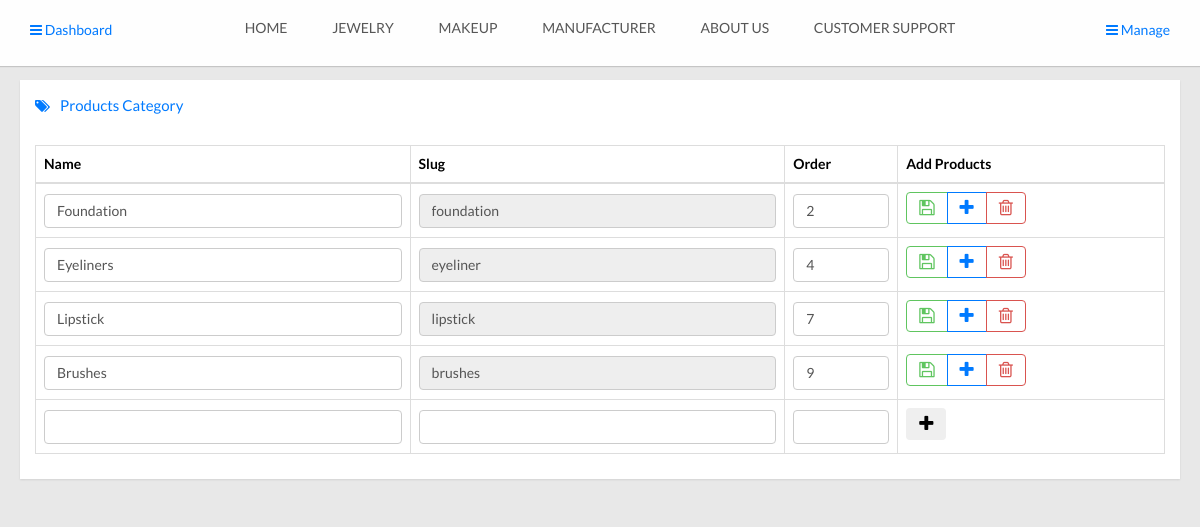
The page /admin757/makeup.php (signed in) on the database its author committed.
### tables this page shows
CREATE TABLE IF NOT EXISTS `pages` (
  `id` int(11) NOT NULL AUTO_INCREMENT,
  `name` text NOT NULL,
  `slug` varchar(90) NOT NULL,
  `metak` text,
  `metad` text,
  `cover` text,
  `post` text,
  `res` int(11) NOT NULL DEFAULT '0',
  `ordr` int(11) NOT NULL,
  PRIMARY KEY (`id`),
  UNIQUE KEY `slug` (`slug`)
);

CREATE TABLE IF NOT EXISTS `makeupcat` (
  `id` int(11) NOT NULL AUTO_INCREMENT,
  `name` text,
  `slug` varchar(40) DEFAULT NULL,
  `img` text,
  `desp` text,
  `feat` text,
  `ordr` int(11) DEFAULT NULL,
  PRIMARY KEY (`id`),
  UNIQUE KEY `slug` (`slug`)
);

### admin757/makeup.php (the view, shortened to what this page needs)
<html>
<head>
  <?php include('include/head.php') ?>
  <?php if(empty( $_GET['page_name'])) $link = 'Null' ?>
</head>
<body onload="showtoast()"  class="page-header-fixed bg-1 layout-boxed">
  <div class="modal-shiftfix">
    <?php include('include/header.php') ?>
    <div class="container-fluid main-content">
      <div class="row">
        <div class="col-lg-12">
          <div class="widget-container fluid-height clearfix">
            <div class="heading">
              <i class="fa fa-tags"></i>Products Category
            </div>
            <div class="widget-content padded clearfix">
              <table class="table table-bordered">
                <thead>
                  <th>
                   Name
                 </th>
                 <th>
                   Slug
                 </th>
                <th style="max-width: 60px;">
                  Order
                </th>
                <th class="hidden-xs">
                  Add Products
                </th>
              </thead>
              <tbody>
                <?php
                $rows =mysqli_query($con,"SELECT * FROM makeupcat  ORDER BY ordr" ) or die(mysqli_error($con));
                $n=0;
                while($row=mysqli_fetch_array($rows)){
                  $slug = $row['slug'];
                  $name = $row['name'];
                  $ordr = $row['ordr'];
                  $id = $row['id'];
                  ?>
                  <form method="post" action="" enctype="multipart/form-data">
                    <tr>
                      <td>
                        <input type="text" class="form-control" name="name<?php echo $n ?>" value="<?php echo $name ?>">
                      </td>
                      <td>
                        <input readonly="" type="text" class="form-control" name="slug<?php echo $n ?>" value="<?php echo $slug ?>">
                      </td>
                      <td  style="max-width: 60px;">
                        <input type="text" class="form-control" name="ordr<?php echo $n ?>" value="<?php echo $ordr ?>">
                      </td>
                      <td>
                        <div class="btn-group">
                          <button type="submit" name="savecat<?php echo $n ?>" class="btn btn-success-outline" value="<?php echo $id ?>"> <i class="fa fa-save"></i></button>
                          <a href="makeups-<?php echo $slug ?>" class="btn btn-primary-outline" value="<?php echo $id ?>"> </i> <i class="fa fa-plus"></i></a>
                          <button type="submit" name="delcat<?php echo $n ?>" class="btn btn-danger-outline" value="<?php echo $id ?>"> <i class="fa fa-trash-o"></i></button>
                        </div>
                      </td>
                    </tr>
                  </form>
                  <?php $n++; } ?>
                  <form method="post" action="" enctype="multipart/form-data">
                    <tr>
                      <td>
                        <input type="text" class="form-control" name="newname" value="">
                      </td>
                      <td>
                        <input type="text" class="form-control" name="newslug" value="">
                      </td>
                      <td  style="max-width: 60px;">
                        <input type="text" class="form-control" name="newordr" value="">
                      </td>
                      <td>
                        <div class="btn-group">
                          <button type="submit" name="addcat" class="btn btn btn-outline"> <i class="fa fa-plus"></i></button>
                        </div>
                      </td>
                    </tr>
                  </form>
                </tbody>
              </table>
            </div>
          </div>
        </div>
      </div>
    </div>
<div class="space"></div>
  </div>
</body>
</html>

### admin757/include/header.php
<div class="navbar navbar-fixed-top">
    <div class="container-fluid main-nav clearfix">
    <div class="nav-collapse">
      <ul class="nav">
        <a href="manages">
        <span class="upr" style="position: fixed;left: 30px;top: 20px;"><i class="fa fa-bars" ></i> Dashboard</span></a>
        <?php
        $rows =mysqli_query($con,"SELECT name,slug,res FROM pages  ORDER BY ordr" ) or die(mysqli_error($con));
          while($row=mysqli_fetch_array($rows)){
            $slug = $row['slug'];
            $name = $row['name'];
            $res = $row['res'];
            ?>
        <li>
          <a <?php if($link==$slug) echo'class="current"' ;?> href="<?php if($res==0) echo'cpages-' ;?><?php echo $slug ?>"></span><?php echo $name ?></a>
        </li>
        <?php } ?>
      <a href="manages">
      <span class="upr" style="position: fixed;right: 30px;top: 20px;"><i class="fa fa-bars" ></i> Manage</span></a>
      </ul>
    </div>
  </div>
</div>

### admin757/stylesheets/color/green.css (style rules this page uses)
a { color: #60c560; }
.widget-container .heading { color: #60c560; }

### admin757/stylesheets/color/orange.css (style rules this page uses)
a { color: #f0ad4e; }
.widget-container .heading { color: #f0ad4e; }

### admin757/stylesheets/color/magenta.css (style rules this page uses)
a { color: #c741c9; }
.widget-container .heading { color: #c741c9; }

### admin757/stylesheets/color/gray.css (style rules this page uses)
a { color: #999999; }
.widget-container .heading { color: #999999; }

### admin757/include/head.php (style rules this page uses)
.btn { font-size: 18px; }
table { width: 100%; }
.space { height: 400px; }

### rows shown on the page
pages: name "HOME"
pages: name "JEWELRY"
pages: name "MAKEUP"
pages: name "MANUFACTURER"
pages: name "ABOUT US"
pages: name "CUSTOMER SUPPORT"
makeupcat: name "Foundation", slug "foundation", ordr "2", $id 5 (drawn)
makeupcat: name "Eyeliners", slug1 "eyeliner", ordr "4", $id 6 (drawn)
makeupcat: name "Lipstick", slug2 "lipstick", ordr "7", $id 4 (drawn)
makeupcat: name "Brushes", slug "brushes", ordr "9", $id 8 (drawn)
